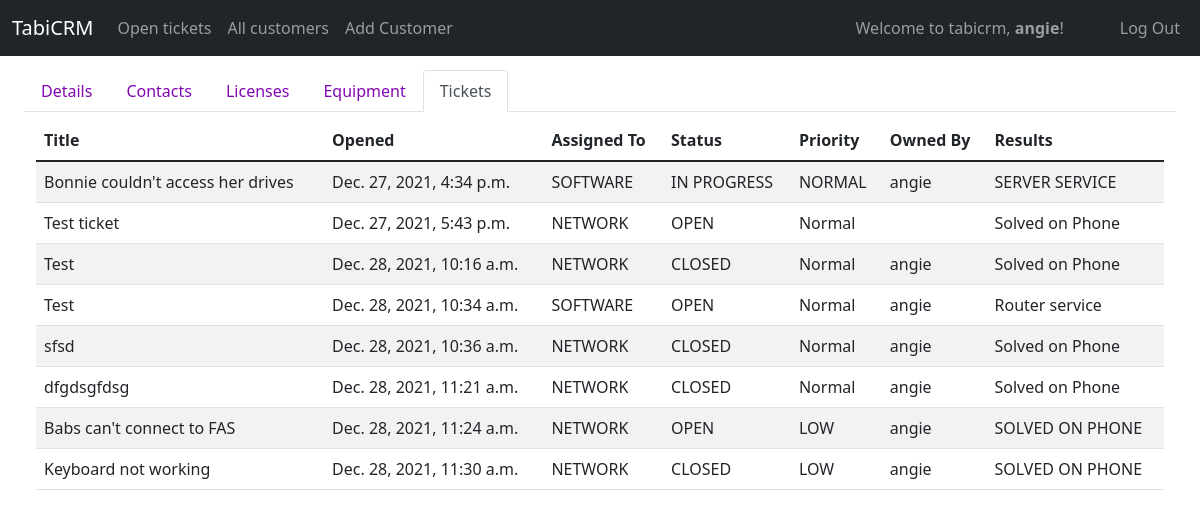
Before: /display_tickets/1 (signed in) with the older database file.
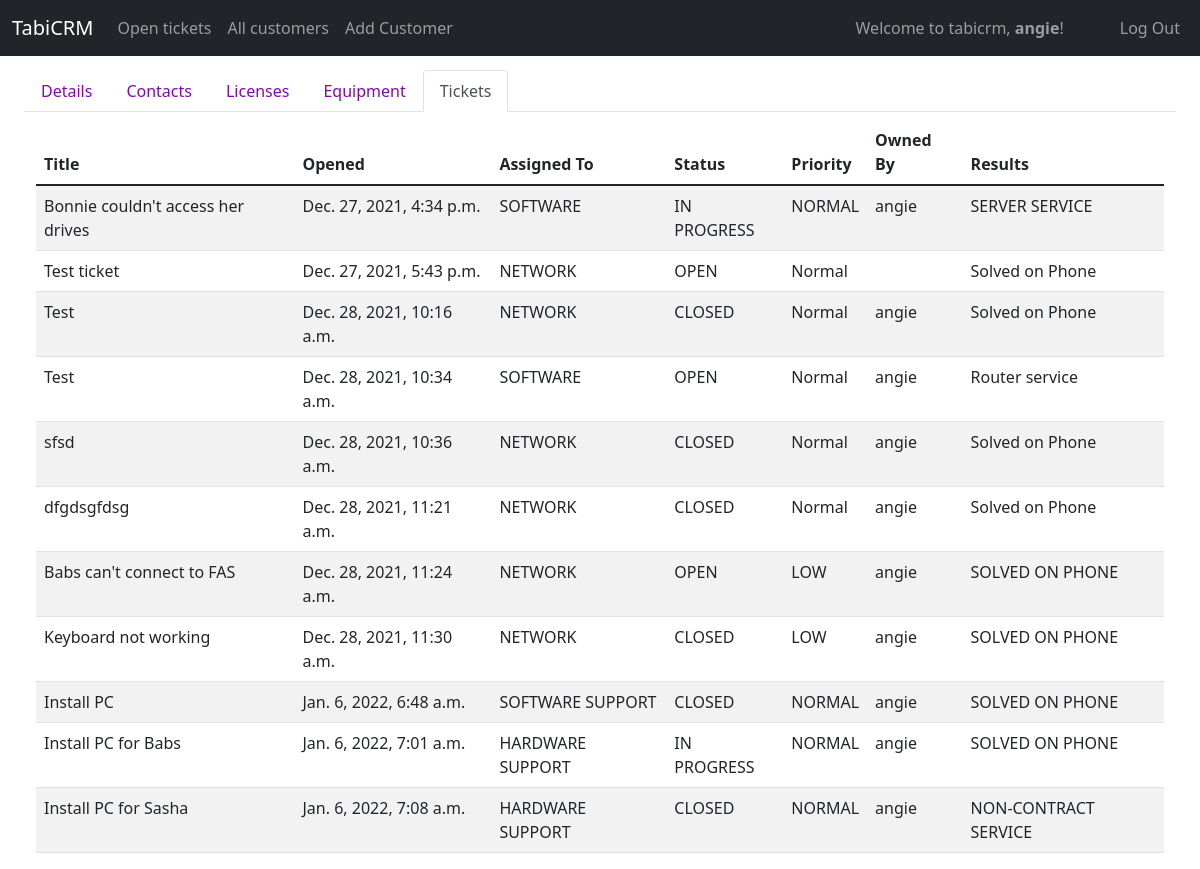
After: the same page with the newer database file.
### tabicrm/models.py (models this page shows, shortened)
class User(AbstractUser):
    id = models.AutoField(primary_key=True)
    role = models.CharField(max_length=64)
    title = models.CharField(max_length=64, null=True, blank=True)
    department = models.CharField(max_length=64, null=True, blank=True)
    extension = models.CharField(max_length=64, null=True, blank=True)
    cellphone = models.CharField(max_length=64, null=True, blank=True)
    street = models.CharField(max_length=64, null=True, blank=True)
    city = models.CharField(max_length=64, null=True, blank=True)
    state = models.CharField(max_length=64, null=True, blank=True)
    zip = models.CharField(max_length=64, null=True, blank=True)
    country = models.CharField(max_length=64, null=True, blank=True)

class Ticket(models.Model):
    OPEN='OPEN'
    IN_PROGRESS='IN PROGRESS'
    WAITING_ON_CUSTOMER = 'WAITING ON CUSTOMER'
    CLOSED = 'CLOSED'
    LOW = 'LOW'
    NORMAL = 'NORMAL'
    HIGH = 'HIGH'
    URGENT = 'URGENT'
    SOLVED_ON_PHONE = 'SOLVED ON PHONE'
    SERVER_SERVICE = 'SERVER SERVICE'
    ROUTER_SERVICE = 'ROUTER SERVICE'
    CONTRACT_SERVICE = 'CONTRACT SERVICE'
    NON_CONTRACT_SERVICE = 'NON-CONTRACT SERVICE'
    NETWORK_SUPPORT_TEAM = "NETWORK SUPPORT"
    SOFTWARE_SUPPORT_TEAM = "SOFTWARE SUPPORT"
    SERVER_SUPPORT_TEAM = "SERVER SUPPORT"
    HARDWARE_SUPPORT_TEAM = "HARDWARE SUPPORT"
    SALES_TEAM = "SALES"
    DEVELOPMENT_TEAM = "DEVELOPMENT"
    STATUS_CHOICES = [
        (OPEN, 'OPEN'),
        (IN_PROGRESS, 'IN PROGRESS'),
        (WAITING_ON_CUSTOMER, 'WAITING ON CUSTOMER'),
        (CLOSED, 'CLOSED')
    ]
    PRIORITY_CHOICES = [
        (LOW, 'LOW'),
        (NORMAL, 'NORMAL'),
        (HIGH, 'HIGH'),
        (URGENT, 'URGENT')
    ]
    RESULTS_CHOICES = [
        (SOLVED_ON_PHONE, 'SOLVED ON PHONE'),
        (SERVER_SERVICE, 'SERVER SERVICE'),
        (ROUTER_SERVICE, 'ROUTER SERVICE'),
        (CONTRACT_SERVICE, 'CONTRACT SERVICE'),
        (NON_CONTRACT_SERVICE, 'NON-CONTRACT SERVICE')
    ]
    TEAM_CHOICES = [
        (NETWORK_SUPPORT_TEAM, "NETWORK SUPPORT"),
        (SOFTWARE_SUPPORT_TEAM, "SOFTWARE SUPPORT"),
        (SERVER_SUPPORT_TEAM, "SERVER SUPPORT"),
        (HARDWARE_SUPPORT_TEAM, "HARDWARE SUPPORT"),
        (SALES_TEAM, "SALES"),
        (DEVELOPMENT_TEAM, "DEVELOPMENT")
    ]
    id = models.AutoField(primary_key=True)
    customer = models.ForeignKey(Customer, on_delete=CASCADE, related_name="customer_ticket")
    assigned_to = models.CharField(max_length=255, choices=TEAM_CHOICES, default=SOFTWARE_SUPPORT_TEAM)
    owned_by = models.ForeignKey(User, on_delete=SET_NULL, related_name="ticket_ownedby", blank=True, null=True)
    title = models.CharField(max_length=255)
    status =  models.CharField(max_length=255, choices=STATUS_CHOICES, default=OPEN)
    priority = models.CharField(max_length=255, choices=PRIORITY_CHOICES, default=NORMAL)
    results = models.CharField(max_length=255, choices=RESULTS_CHOICES, default=SOLVED_ON_PHONE)
    description = models.TextField(blank=True, null=True)
    solution = models.TextField(blank=True, null=True)
    added_by = models.ForeignKey(User, on_delete=SET_NULL, related_name="ticket_addedby", blank=True, null=True)
    updated_by = models.ForeignKey(User, on_delete=SET_NULL, related_name="ticket_updatedon", blank=True, null=True)
    created_on = models.DateTimeField(auto_now_add=True)
    updated_on = models.DateTimeField(auto_now=True)

### tabicrm/views/ticket.py (the view)
# urls.py: path("display_tickets/<int:customerId>", views.display_tickets, name="display_tickets"),
@login_required
def display_tickets(request, customerId):
    customer = Customer.objects.get(id = customerId)
    tickets = Ticket.objects.filter(customer = customer)
    return render(request,"tabicrm/full_forms/display_tickets.html", {"tickets": tickets, 'customer': customer, 'cust_tickets': True })

### tabicrm/templates/tabicrm/full_forms/display_tickets.html
{% extends "tabicrm/layout.html" %}
{% load static %}
{% load humanize %}
{% block body %}
<div class="container-fluid mt-2">
    {% include 'tabicrm/partials/customer_nav.html' %}
    <div class="container-fluid mt-2">
        <table class="table table-striped table-responsive" id="ticketsTable">
            <thead class="thead-dark">
                <tr>
                    <th scope="col">Title</th>
                    <th scope="col">Opened</th>
                    <th scope="col">Assigned To</th>
                    <th scope="col">Status</th>
                    <th scope="col">Priority</th>
                    <th scope="col">Owned By</th>
                    <th scope="col">Results</th>
                </tr>
            </thead>
            <tbody>
                {% for ticket in tickets %}
                <tr class="select-customer" onclick="viewSingleTicketForm('{{ticket.id}}')">
                    <td>{{ticket.title}}</td>
                    <td>{{ticket.created_on}}</td>
                    <td>{{ticket.assigned_to}}</td>
                    <td>{{ticket.status}}</td>
                    <td>{{ticket.priority}}</td>
                    <td>{% if ticket.owned_by %}{{ticket.owned_by}}{% endif %}</td>
                    <td>{{ticket.results}}</td>
                </tr>
                {% endfor%}
            </tbody>
        </table>
    </div>
</div>
{% endblock %}

### tabicrm/templates/tabicrm/layout.html (shortened to what this page needs)
{% load static %}
<!DOCTYPE html>
<html lang="en">
<head>
    <link href="https://cdn.jsdelivr.net/npm/bootstrap@5.1.3/dist/css/bootstrap.min.css" rel="stylesheet"
>
    <link rel="stylesheet"
        href="https://maxst.icons8.com/vue-static/landings/line-awesome/line-awesome/1.3.0/css/line-awesome.min.css">
    <link href="{% static 'tabicrm/styles.css' %}" rel="stylesheet">
    <link rel="stylesheet" href="https://cdn.datatables.net/1.11.3/css/jquery.dataTables.min.css">
</head>
<body>
    <nav class="navbar navbar-expand-xl navbar-dark bg-dark mb-5 fixed-top">
        <div class="container-fluid">
            <a class="navbar-brand" href="{% url 'index' %}">TabiCRM</a>
            <div class="collapse navbar-collapse" id="navbarText">
                <ul class="navbar-nav me-auto mb-2 mb-lg-0">
                    {% if user.is_authenticated %}
                    <li class="nav-item">
                        <a class="nav-link {% if navopen_tickets %}active{% endif %}" href="{% url 'index' %}">Open
                            tickets</a>
                    </li>
                    <li class="nav-item">
                        <a class="nav-link {% if navall_customers %}active{% endif %}"
                            href="{% url 'all_customers' %}">All customers</a>
                    </li>
                    <li class="nav-item">
                        <a class="nav-link {% if navadd_customer %}active{% endif %}"
                            href="{% url 'add_customer' %}">Add Customer</a>
                    </li>
                    {% endif %}
                </ul>
                <span class="navbar-text me-5">
                    {% if user.is_authenticated %}
                    Welcome to tabicrm, <strong>{{ user.username }}</strong>!
                    {% endif %}
                </span>
                <ul class="navbar-nav  mb-2 mb-lg-0">
                    {% if user.is_authenticated %}
                    <li class="nav-item">
                        <a class="nav-link" href="{% url 'logout' %}">Log Out</a>
                    </li>
                    {% else %}
                    <li class="nav-item">
                        <a class="nav-link {% if navlogin %}active{% endif %}" href="{% url 'login' %}">Log In</a>
                    </li>
                    {% endif %}
                </ul>
            </div>
        </div>
    </nav>
    <div class="container-fluid">
        {% block body %}
        {% endblock %}
    </div>
</body>
</html>

### tabicrm/templates/tabicrm/partials/customer_nav.html
<ul class="nav nav-tabs">
    <li class="nav-item">
        <a class="nav-link tabs-link {% if cust_details %}active{% endif %}" aria-current="page" href="{% url 'customer_full_form' customer.id %}">Details</a>
    </li>
    <li class="nav-item">
        <a class="nav-link  tabs-link   {% if cust_contacts %}active{% endif %}" href="{% url 'display_contacts' customer.id %}">Contacts</a>
    </li>
    <li class="nav-item">
        <a class="nav-link  tabs-link   {% if cust_licenses %}active{% endif %}" href="{% url 'display_licenses' customer.id %}">Licenses</a>
    </li>
    <li class="nav-item">
        <a class="nav-link tabs-link  {% if cust_equipment %}active{% endif %}" href="{% url 'display_equipment' customer.id %}">Equipment</a>
    </li>
    <li class="nav-item">
        <a class="nav-link tabs-link {% if cust_tickets %}active{% endif %}" href="{% url 'display_tickets' customer.id %}">Tickets</a>
    </li>
</ul>

### tabicrm/static/tabicrm/styles.css (style rules this page uses)
a { text-decoration: none; }
body { margin-top: 70px; }
.tabs-link { color:rgb(130, 7, 179); text-decoration: none; font-size:medium; }

Changed rows visible on the page:
added Ticket: title "Install PC", created_on "Jan. 6, 2022, 6:48 a.m.", assigned_to "SOFTWARE SUPPORT", status "CLOSED", priority "NORMAL", owned_by "angie", results "SOLVED ON PHONE"
added Ticket: title "Install PC for Babs", created_on "Jan. 6, 2022, 7:01 a.m.", assigned_to "HARDWARE SUPPORT", status "IN PROGRESS", priority "NORMAL", owned_by "angie", results "SOLVED ON PHONE"
added Ticket: title "Install PC for Sasha", created_on "Jan. 6, 2022, 7:08 a.m.", assigned_to "HARDWARE SUPPORT", status "CLOSED", priority "NORMAL", owned_by "angie", results "NON-CONTRACT SERVICE"
